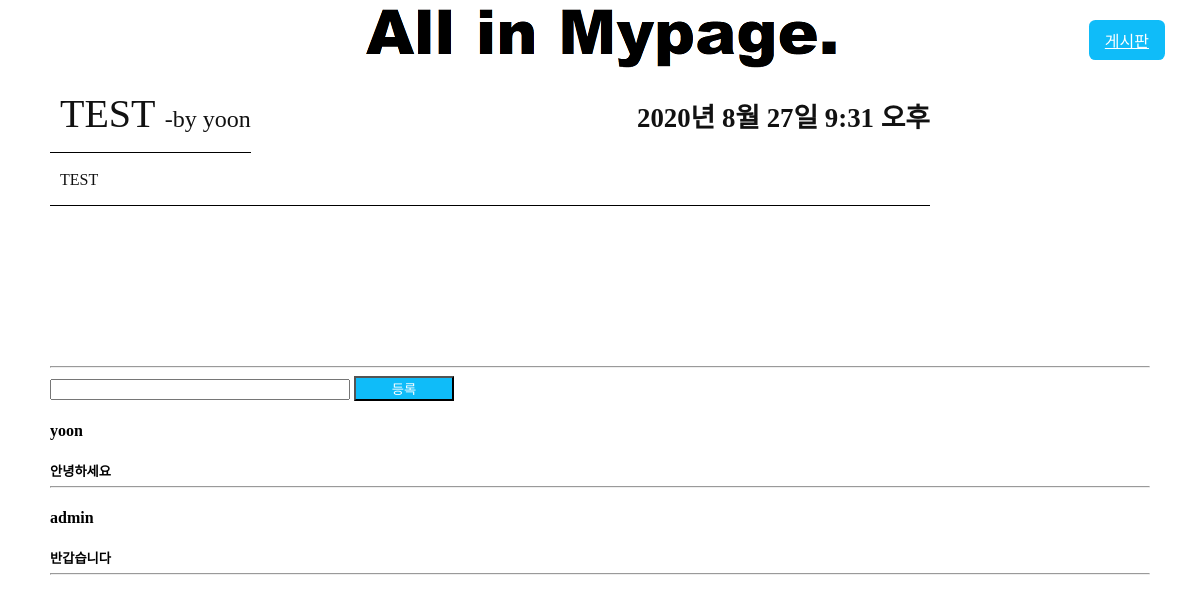
Page /board/detail/1 on the committed database.
### board/models.py (models this page shows, shortened)
class Post(models.Model):
    author = models.ForeignKey(settings.AUTH_USER_MODEL,on_delete=models.CASCADE,default=None)
    title = models.CharField("제목", max_length=50)
    desc = models.TextField("내용")
    create_at = models.DateTimeField('작성시간', default = timezone.now)

class Comment(models.Model):
    author = models.ForeignKey(settings.AUTH_USER_MODEL,on_delete=models.CASCADE, null=True)
    post = models.ForeignKey(Post,on_delete=models.CASCADE)
    body = models.CharField("댓글", max_length=250)
    create_at = models.DateTimeField('작성시간', default = timezone.now)

### board/views.py (the view)
# urls.py: path('detail/<int:post_id>',detail, name="detail" ),
def detail(request,post_id):
    context = dict()
    detail_post = Post.objects.get(id = post_id)
    context['detail_post'] = detail_post
    context['comment_form'] = CommentForms()
    context['comment_all'] = Comment.objects.filter(post = Post.objects.get(id=post_id))
    return render(request,'detail.html',context)

### board/forms.py
class CommentForms(ModelForm):
    class Meta:
        model = Comment
        fields = ("body",)

### templates/detail.html (shortened to what this page needs)
{% extends 'base.html' %}
{%load static%}
{% block head %}
    <link rel="stylesheet" href="{% static 'AIMcss/detail.css' %}" type="text/css" />
{% endblock %}
{% block rightnav%}
        <a class="board_btn" href="{% url 'board' %}">
            게시판
        </a>
{% endblock %}
{% block content %}
<div class="writebox">
    <h1>DETAIL PAGE</h1>
    <section>
    <div class="dt_title">
        {{detail_post.title}}
        <span>-by {{detail_post.author}}</span>
        <div class="dt_create_at"><h6>
            {{detail_post.create_at}}
        </h6></div>
    </div>
    <br>
    <br>
    <div class="dt_desc">
        {{detail_post.desc}}
    </div>
</section>
<hr>
<form method="POST" action="{% url 'comment_create' detail_post.id %}">
    <input type="text" name="body" maxlength="250" required="" id="id_body">
    <button type="submit">등록</button>
</form>
{%for com in comment_all%}
    <h4>{{com.author}}</h4>
    <h5>{{com.body}}</h5>
    <h6>
    <hr>
{%endfor%}
</div>
{%endblock%}

### mypage/static/AIMcss/base.css (style rules this page uses)
* { box-sizing: border-box; -webkit-font-smoothing : antialiased; }
body { margin : 0; background-color : #fff; }

### mypage/static/AIMcss/detail.css (style rules this page uses)
.writebox { margin-left: 50px; margin-right: 50px; }
.board_btn { color: white !important; background-color:#0fbcf9; border-radius:0.4rem; padding: 0.5rem 1rem; }
section { color: #111; position:relative; margin-bottom:10rem; border-bottom:1.5px solid black; width:80%; }
.dt_title { font-size:2.5rem; vertical-align: middle; padding-left: 10px; padding-bottom:1rem; border-bottom:1.5px solid black; display : inline; }
.dt_title span { font-size:1.5rem; }
.dt_desc { display:inline-block; padding-top : 1rem; padding-left : 10px; padding-bottom:1rem; }
.dt_create_at { float : right; }
#id_body { width:300px; }
button { width : 100px; background : #0fbcf9; color : #fff; }
span { font-size : 20px; font : bold; }
h5,h6 { display: inline; }

### rows in the picture
Post: title "TEST", author "yoon", create_at "2020년 8월 27일 9:31 오후", desc "TEST"
Comment: author "yoon", body "안녕하세요"
Comment: author "admin", body "반갑습니다"
